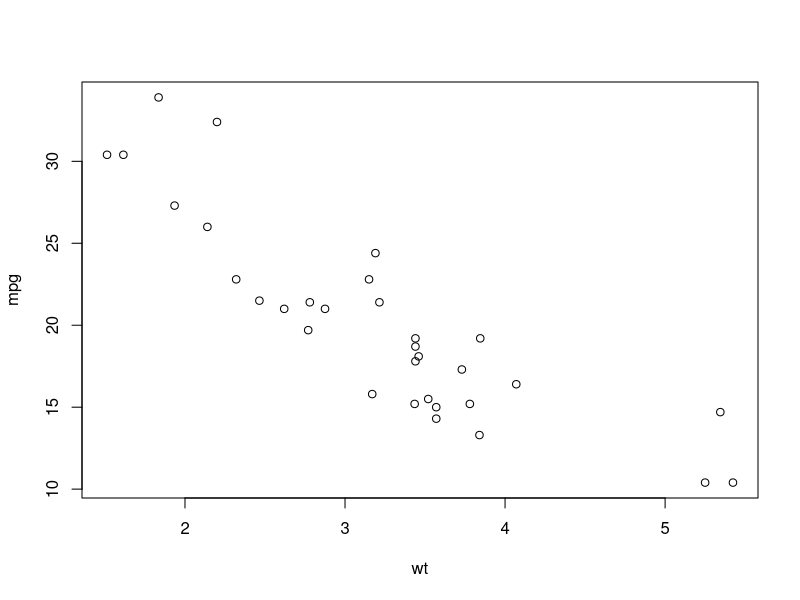

Write R code to recreate this figure.
## ---- chunk 1
knitr::opts_chunk$set(
  fig.path = "man/figures/README-"
)
## ---- chunk 2
with(mtcars, plot(wt, mpg))
